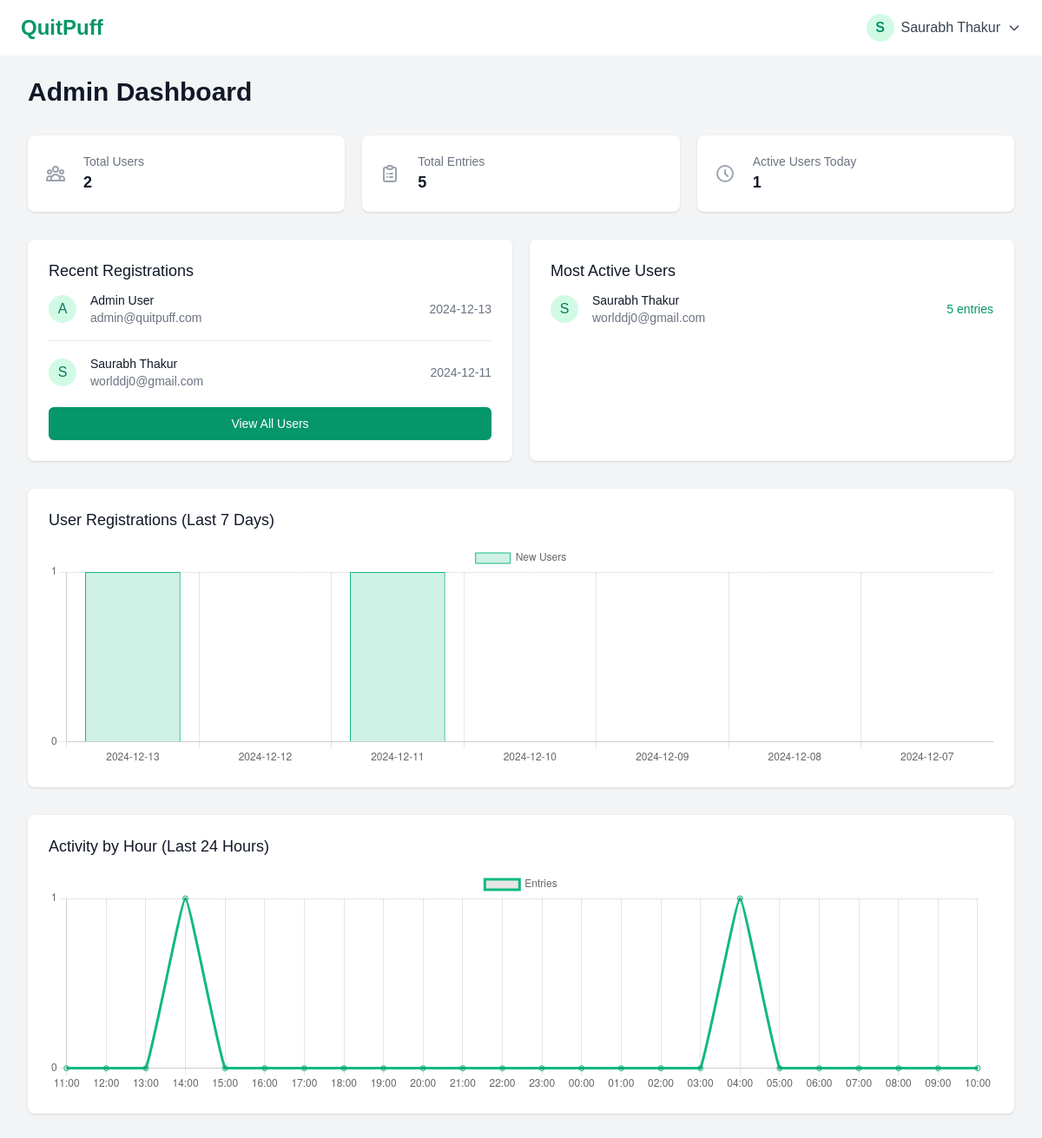
The app's page /admin/dashboard (signed in) with its own data.
### models.py (models this page shows, shortened)
class User(UserMixin, db.Model):
    id = db.Column(db.Integer, primary_key=True)
    name = db.Column(db.String(100), nullable=False)
    email = db.Column(db.String(120), unique=True, nullable=False)
    password = db.Column(db.String(200), nullable=False)
    age = db.Column(db.Integer)
    smoking_since = db.Column(db.Integer)
    daily_cigarettes = db.Column(db.Integer)
    cigarette_cost = db.Column(db.Float)
    currency = db.Column(db.String(3), default='INR')
    pack_cost = db.Column(db.Float)
    cigarettes_per_pack = db.Column(db.Integer)
    created_at = db.Column(db.DateTime, default=datetime.utcnow)
    is_admin = db.Column(db.Boolean, default=False)
    entries = db.relationship('CigaretteEntry', backref='user', lazy=True)

### app.py (the view)
@app.route('/admin/dashboard')
@login_required
@admin_required
def admin_dashboard():
    total_users = User.query.count()
    total_entries = CigaretteEntry.query.count()
    active_today = db.session.query(func.count(func.distinct(CigaretteEntry.user_id))).filter(
        func.date(CigaretteEntry.timestamp) == datetime.utcnow().date()
    ).scalar()
    registration_data = []
    for i in range(7):
        date = datetime.utcnow().date() - timedelta(days=i)
        count = User.query.filter(
            func.date(User.created_at) == date
        ).count()
        registration_data.append({
            'date': date.strftime('%Y-%m-%d'),
            'count': count
        })
    most_active_users = db.session.query(
        User,
        func.count(CigaretteEntry.id).label('entry_count')
    ).join(CigaretteEntry).group_by(User).order_by(
        func.count(CigaretteEntry.id).desc()
    ).limit(5).all()
    recent_users = User.query.order_by(User.created_at.desc()).limit(10).all()
    hourly_activity = []
    now = datetime.utcnow()
    for i in range(24):
        hour_start = now - timedelta(hours=i)
        hour_end = hour_start + timedelta(hours=1)
        count = CigaretteEntry.query.filter(
            CigaretteEntry.timestamp >= hour_start,
            CigaretteEntry.timestamp < hour_end
        ).count()
        hourly_activity.append({
            'hour': hour_start.strftime('%H:00'),
            'count': count
        })
    hourly_activity.reverse()
    return render_template('admin/dashboard.html',
                         total_users=total_users,
                         total_entries=total_entries,
                         active_today=active_today,
                         registration_data=registration_data,
                         most_active_users=most_active_users,
                         recent_users=recent_users,
                         hourly_activity=hourly_activity)

### app.py (called while the page is built)
@login_manager.user_loader
def load_user(user_id):
    return User.query.get(int(user_id))

def admin_required(f):
    @wraps(f)
    def decorated_function(*args, **kwargs):
        if not current_user.is_authenticated or not current_user.is_admin:
            flash('Access denied. Admin privileges required.', 'error')
            return redirect(url_for('dashboard'))
        return f(*args, **kwargs)
    return decorated_function

### templates/admin/dashboard.html (shortened to what this page needs)
{% extends "base.html" %}
{% block content %}
<div class="min-h-screen bg-gray-100 py-6">
    <div class="max-w-7xl mx-auto px-4 sm:px-6 lg:px-8">
        <h1 class="text-3xl font-bold text-gray-900 mb-8">Admin Dashboard</h1>
        <div class="grid grid-cols-1 gap-5 sm:grid-cols-2 lg:grid-cols-3 mb-8">
            <div class="bg-white overflow-hidden shadow rounded-lg">
                <div class="p-5">
                    <div class="flex items-center">
                        <div class="flex-shrink-0">
                        </div>
                        <div class="ml-5 w-0 flex-1">
                            <dl>
                                <dt class="text-sm font-medium text-gray-500 truncate">Total Users</dt>
                                <dd class="text-lg font-semibold text-gray-900">{{ total_users }}</dd>
                            </dl>
                        </div>
                    </div>
                </div>
            </div>
            <div class="bg-white overflow-hidden shadow rounded-lg">
                <div class="p-5">
                    <div class="flex items-center">
                        <div class="flex-shrink-0">
                        </div>
                        <div class="ml-5 w-0 flex-1">
                            <dl>
                                <dt class="text-sm font-medium text-gray-500 truncate">Total Entries</dt>
                                <dd class="text-lg font-semibold text-gray-900">{{ total_entries }}</dd>
                            </dl>
                        </div>
                    </div>
                </div>
            </div>
            <div class="bg-white overflow-hidden shadow rounded-lg">
                <div class="p-5">
                    <div class="flex items-center">
                        <div class="flex-shrink-0">
                            <svg class="h-6 w-6 text-gray-400" fill="none" stroke="currentColor" viewBox="0 0 24 24">
                                <path stroke-linecap="round" stroke-linejoin="round" stroke-width="2" d="M12 8v4l3 3m6-3a9 9 0 11-18 0 9 9 0 0118 0z"></path>
                            </svg>
                        </div>
                        <div class="ml-5 w-0 flex-1">
                            <dl>
                                <dt class="text-sm font-medium text-gray-500 truncate">Active Users Today</dt>
                                <dd class="text-lg font-semibold text-gray-900">{{ active_today }}</dd>
                            </dl>
                        </div>
                    </div>
                </div>
            </div>
        </div>
        <div class="grid grid-cols-1 gap-5 lg:grid-cols-2">
            <div class="bg-white shadow rounded-lg">
                <div class="px-4 py-5 sm:p-6">
                    <h3 class="text-lg leading-6 font-medium text-gray-900 mb-4">Recent Registrations</h3>
                    <div class="flow-root">
                        <ul class="-my-5 divide-y divide-gray-200">
                            {% for user in recent_users %}
                            <li class="py-4">
                                <div class="flex items-center space-x-4">
                                    <div class="flex-shrink-0">
                                        <div class="h-8 w-8 rounded-full bg-emerald-100 flex items-center justify-center">
                                            <span class="text-emerald-700 font-medium">{{ user.name[0] | upper }}</span>
                                        </div>
                                    </div>
                                    <div class="flex-1 min-w-0">
                                        <p class="text-sm font-medium text-gray-900 truncate">{{ user.name }}</p>
                                        <p class="text-sm text-gray-500 truncate">{{ user.email }}</p>
                                    </div>
                                    <div class="text-sm text-gray-500">
                                        {{ user.created_at.strftime('%Y-%m-%d') }}
                                    </div>
                                </div>
                            </li>
                            {% endfor %}
                        </ul>
                    </div>
                    <div class="mt-6">
                        <a href="{{ url_for('admin_users') }}" class="w-full flex justify-center py-2 px-4 border border-transparent rounded-md shadow-sm text-sm font-medium text-white bg-emerald-600 hover:bg-emerald-700">
                            View All Users
                        </a>
                    </div>
                </div>
            </div>
            <div class="bg-white shadow rounded-lg">
                <div class="px-4 py-5 sm:p-6">
                    <h3 class="text-lg leading-6 font-medium text-gray-900 mb-4">Most Active Users</h3>
                    <div class="flow-root">
                        <ul class="-my-5 divide-y divide-gray-200">
                            {% for user, entry_count in most_active_users %}
                            <li class="py-4">
                                <div class="flex items-center space-x-4">
                                    <div class="flex-shrink-0">
                                        <div class="h-8 w-8 rounded-full bg-emerald-100 flex items-center justify-center">
                                            <span class="text-emerald-700 font-medium">{{ user.name[0] | upper }}</span>
                                        </div>
                                    </div>
                                    <div class="flex-1 min-w-0">
                                        <p class="text-sm font-medium text-gray-900 truncate">{{ user.name }}</p>
                                        <p class="text-sm text-gray-500 truncate">{{ user.email }}</p>
                                    </div>
                                    <div class="text-sm font-medium text-emerald-600">
                                        {{ entry_count }} entries
                                    </div>
                                </div>
                            </li>
                            {% endfor %}
                        </ul>
                    </div>
                </div>
            </div>
        </div>
        <div class="mt-8 bg-white shadow rounded-lg">
            <div class="px-4 py-5 sm:p-6">
                <h3 class="text-lg leading-6 font-medium text-gray-900 mb-4">User Registrations (Last 7 Days)</h3>
                <div class="h-64">
                    <canvas id="registrationChart"></canvas>
                </div>
            </div>
        </div>
        <div class="mt-8 bg-white shadow rounded-lg">
            <div class="px-4 py-5 sm:p-6">
                <h3 class="text-lg leading-6 font-medium text-gray-900 mb-4">Activity by Hour (Last 24 Hours)</h3>
                <div class="h-64">
                    <canvas id="activityChart"></canvas>
                </div>
            </div>
        </div>
    </div>
</div>
<script>
    // Registration Chart
    const regCtx = document.getElementById('registrationChart').getContext('2d');
    new Chart(regCtx, {
        type: 'bar',
        data: {
            labels: {{ registration_data | map(attribute='date') | list | tojson }},
            datasets: [{
                label: 'New Users',
                data: {{ registration_data | map(attribute='count') | list | tojson }},
                backgroundColor: 'rgba(16, 185, 129, 0.2)',
                borderColor: 'rgb(16, 185, 129)',
                borderWidth: 1
            }]
        },
        options: {
            responsive: true,
            maintainAspectRatio: false,
            scales: {
                y: {
                    beginAtZero: true,
                    ticks: {
                        stepSize: 1
                    }
                }
            }
        }
    });
    // Activity Chart
    const actCtx = document.getElementById('activityChart').getContext('2d');
    new Chart(actCtx, {
        type: 'line',
        data: {
            labels: {{ hourly_activity | map(attribute='hour') | list | tojson | safe }},
            datasets: [{
                label: 'Entries',
                data: {{ hourly_activity | map(attribute='count') | list | tojson | safe }},
                borderColor: 'rgb(16, 185, 129)',
                tension: 0.1
            }]
        },
        options: {
            responsive: true,
            maintainAspectRatio: false,
            scales: {
                y: {
                    beginAtZero: true,
                    ticks: {
                        stepSize: 1
                    }
                }
            }
        }
    });
</script>
{% endblock %}

### templates/base.html (shortened to what this page needs)
<!DOCTYPE html>
<html lang="en">
<head>
    <script src="https://cdn.tailwindcss.com"></script>
</head>
<body class="bg-gray-50">
    <nav class="fixed bottom-0 left-0 right-0 bg-white border-t border-gray-200 sm:relative sm:border-t-0">
        <div class="w-full sm:max-w-7xl sm:mx-auto">
            <div class="hidden sm:flex sm:justify-between sm:items-center sm:py-4 sm:px-6">
                <div class="flex items-center space-x-4">
                    <a href="{{ url_for('dashboard') }}" class="text-2xl font-bold text-emerald-600">QuitPuff</a>
                </div>
                <div class="flex items-center space-x-4">
                    {% if current_user.is_authenticated %}
                    <div class="relative" x-data="{ open: false }">
                        <button @click="open = !open" class="flex items-center space-x-2 text-gray-700 hover:text-emerald-600">
                            <div class="w-8 h-8 rounded-full bg-emerald-100 flex items-center justify-center text-emerald-600 font-semibold">
                                {{ current_user.name[0] | upper }}
                            </div>
                            <span>{{ current_user.name }}</span>
                            <svg class="w-4 h-4" fill="none" stroke="currentColor" viewBox="0 0 24 24">
                                <path stroke-linecap="round" stroke-linejoin="round" stroke-width="2" d="M19 9l-7 7-7-7"></path>
                            </svg>
                        </button>
                    </div>
                    {% else %}
                    <a href="{{ url_for('login') }}" class="text-gray-700 hover:text-emerald-600">Login</a>
                    <a href="{{ url_for('signup') }}" class="bg-emerald-600 text-white px-4 py-2 rounded-lg hover:bg-emerald-700">Sign Up</a>
                    {% endif %}
                </div>
            </div>
        </div>
    </nav>
    <main class="pb-20 sm:pb-0">
        {% block content %}{% endblock %}
    </main>
</body>
</html>

### records on screen
User: name "S", name "Saurabh Thakur", email "worlddj0@gmail.com", created_at "2024-12-11", entry_count "5"
User: name "A", name "Admin User", email "admin@quitpuff.com", created_at "2024-12-13"

### other values on screen
{{ total_users }} "2"
{{ total_entries }} "5"
{{ active_today }} "1"
chart data {{ registration_data | map(attribute='date') | list | tojson }} ["2024-12-13", "2024-12-12", "2024-12-11", "2024-12-10", "2024-12-09", "2024-12-08", "2024-12-07"]
chart data {{ registration_data | map(attribute='count') | list | tojson }} [1, 0, 1, 0, 0, 0, 0]
